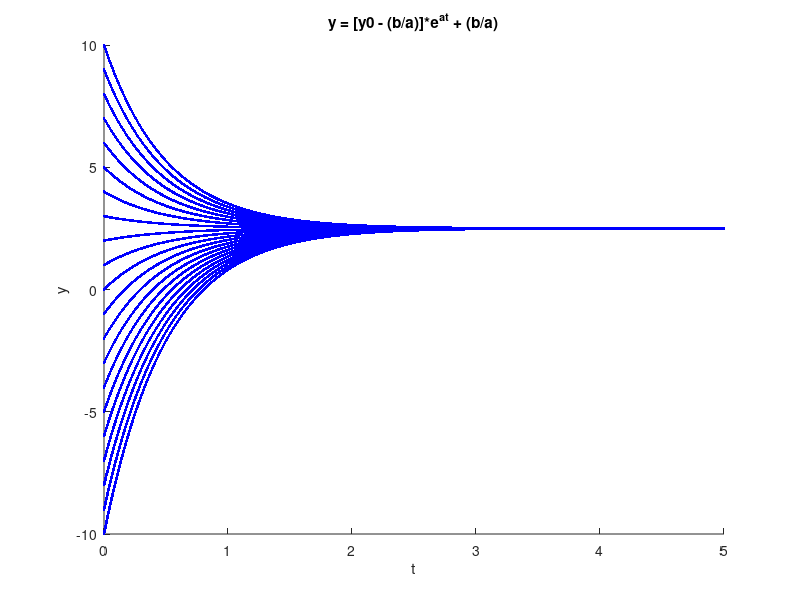

Reproduce this figure in MATLAB.
%clc
clearvars, close all

t = linspace(0,5,100000);
y0 =0;

a = -2
b = 5

b = b*(-1);
% IMPORTANT!
% dy/dx =  ay - b
%so in ex. dy/dx  = -2y + 5
%b = -5 !!!!



%dy = -y + 5;
%dt = 1;

figure;
hold on

for y0 = -10:1:10
  y = (y0 - (b/a))*exp(a*t) + (b/a);
  plot(t,y, 'linewidth', 2, "b.")
endfor
%
title("y = [y0 - (b/a)]*e^{at} + (b/a)")
xlabel('t')
ylabel('y')
hold off
